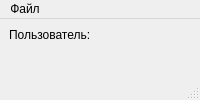
<?xml version="1.0" encoding="UTF-8"?>
<ui version="4.0">
 <class>MainWindow</class>
 <widget class="QMainWindow" name="MainWindow">
  <property name="windowTitle">
   <string>ИС автомобилестроительного предприятия</string>
  </property>
  <widget class="QWidget" name="centralwidget">
   <layout class="QVBoxLayout" name="verticalLayout">
    <item>
     <widget class="QLabel" name="userHeader">
      <property name="text">
       <string>Пользователь:</string>
      </property>
     </widget>
    </item>
    <item>
     <widget class="QWidget" name="roleHost" native="true">
      <property name="sizePolicy">
       <sizepolicy hsizetype="Preferred" vsizetype="Expanding">
        <horstretch>0</horstretch>
        <verstretch>1</verstretch>
       </sizepolicy>
      </property>
     </widget>
    </item>
   </layout>
  </widget>
  <widget class="QMenuBar" name="menubar">
   <widget class="QMenu" name="menuFile">
    <property name="title">
     <string>Файл</string>
    </property>
    <addaction name="actionExit"/>
   </widget>
   <addaction name="menuFile"/>
  </widget>
  <widget class="QStatusBar" name="statusbar"/>
  <action name="actionExit">
   <property name="text">
    <string>Выход</string>
   </property>
  </action>
 </widget>
 <resources/>
 <connections/>
</ui>
